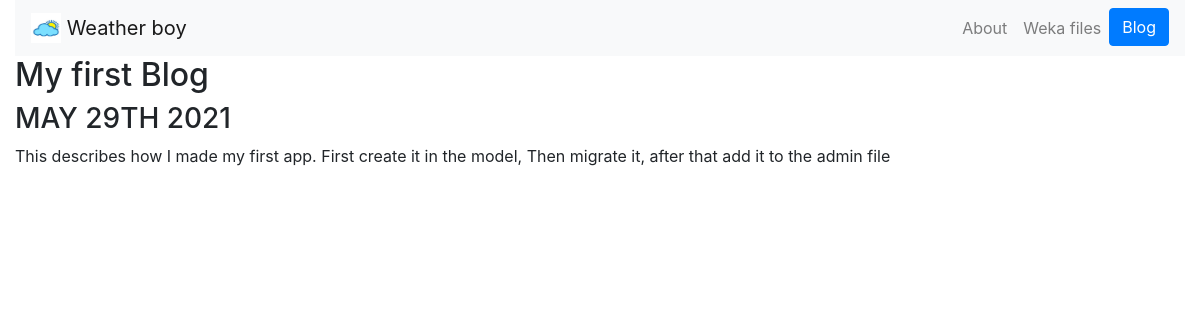
The page /blog/1 on the database its author committed.
### blog/models.py (models this page shows, shortened)
class Blogs(models.Model):
    title: str = models.CharField(max_length=100)
    date = models.DateField()
    description = models.TextField(max_length=300)

### blog/views.py (the view)
# urls.py: path('<int:blog_id>', views.details, name="details")
def details(request, blog_id):
    blogs = get_object_or_404(Blogs, pk=blog_id)
    return render(request, 'blogs/each_blog.html', {'blogs':blogs})

### blog/templates/blogs/each_blog.html (shortened to what this page needs)
{% extends 'portfolio/base.html' %}
{% block content %}
    <div>
        <h2>{{ blogs.title }}</h2>
        <h3>{{ blogs.date| date:"F jS Y"| upper }}</h3>
        <p>{{ blogs.description|safe }}</p>
    </div>
{% endblock %}

### rows shown on the page
Blogs: title "My first Blog", date "MAY 29TH 2021", description "This describes how I made my first app. First create it in the model, Then migrate it, after that add it to the admin file"
